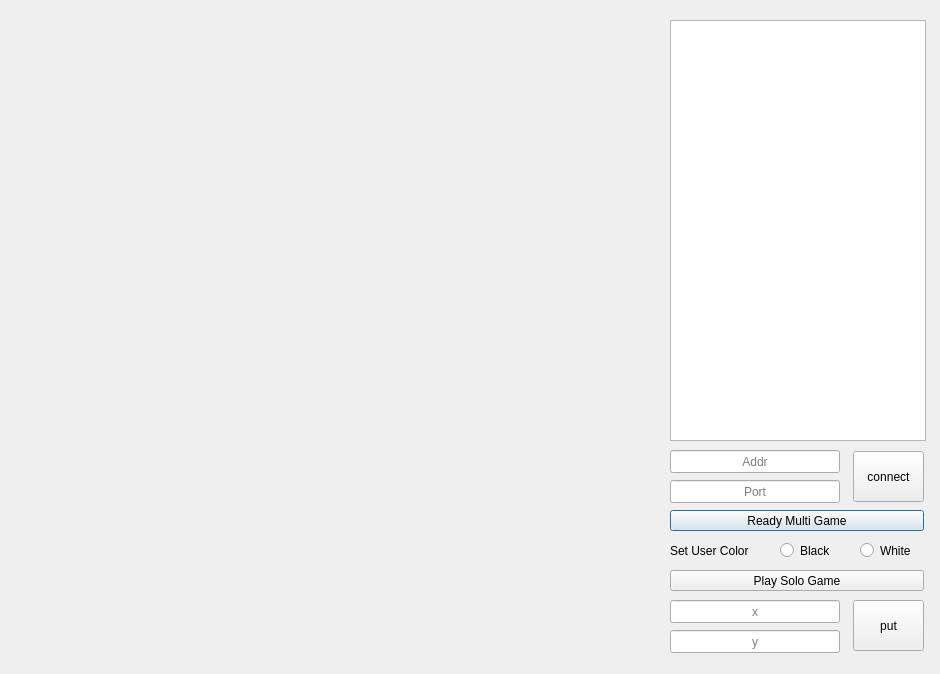
<?xml version="1.0" encoding="UTF-8"?>
<ui version="4.0">
 <class>Dialog</class>
 <widget class="QDialog" name="Dialog">
  <property name="geometry">
   <rect>
    <x>0</x>
    <y>0</y>
    <width>940</width>
    <height>674</height>
   </rect>
  </property>
  <property name="windowTitle">
   <string>gomoku</string>
  </property>
  <widget class="QPushButton" name="pushButton_ready">
   <property name="geometry">
    <rect>
     <x>670</x>
     <y>510</y>
     <width>254</width>
     <height>21</height>
    </rect>
   </property>
   <property name="text">
    <string>Ready Multi Game</string>
   </property>
  </widget>
  <widget class="QTextBrowser" name="textBrowser_log">
   <property name="geometry">
    <rect>
     <x>670</x>
     <y>20</y>
     <width>256</width>
     <height>421</height>
    </rect>
   </property>
  </widget>
  <widget class="QLineEdit" name="lineEdit_addr">
   <property name="geometry">
    <rect>
     <x>670</x>
     <y>450</y>
     <width>170</width>
     <height>23</height>
    </rect>
   </property>
   <property name="text">
    <string/>
   </property>
   <property name="alignment">
    <set>Qt::AlignCenter</set>
   </property>
   <property name="placeholderText">
    <string>Addr</string>
   </property>
  </widget>
  <widget class="QPushButton" name="pushButton_connect">
   <property name="geometry">
    <rect>
     <x>853</x>
     <y>451</y>
     <width>71</width>
     <height>51</height>
    </rect>
   </property>
   <property name="text">
    <string>connect</string>
   </property>
  </widget>
  <widget class="QLineEdit" name="lineEdit_port">
   <property name="geometry">
    <rect>
     <x>670</x>
     <y>480</y>
     <width>170</width>
     <height>23</height>
    </rect>
   </property>
   <property name="text">
    <string/>
   </property>
   <property name="alignment">
    <set>Qt::AlignCenter</set>
   </property>
   <property name="placeholderText">
    <string>Port</string>
   </property>
  </widget>
  <widget class="QPushButton" name="pushButton_put">
   <property name="geometry">
    <rect>
     <x>853</x>
     <y>600</y>
     <width>71</width>
     <height>51</height>
    </rect>
   </property>
   <property name="text">
    <string>put</string>
   </property>
  </widget>
  <widget class="QLineEdit" name="lineEdit_y">
   <property name="geometry">
    <rect>
     <x>670</x>
     <y>630</y>
     <width>170</width>
     <height>23</height>
    </rect>
   </property>
   <property name="text">
    <string/>
   </property>
   <property name="alignment">
    <set>Qt::AlignCenter</set>
   </property>
   <property name="placeholderText">
    <string>y</string>
   </property>
  </widget>
  <widget class="QLineEdit" name="lineEdit_x">
   <property name="geometry">
    <rect>
     <x>670</x>
     <y>600</y>
     <width>170</width>
     <height>23</height>
    </rect>
   </property>
   <property name="text">
    <string/>
   </property>
   <property name="alignment">
    <set>Qt::AlignCenter</set>
   </property>
   <property name="placeholderText">
    <string>x</string>
   </property>
  </widget>
  <widget class="QPushButton" name="pushButton_play">
   <property name="geometry">
    <rect>
     <x>670</x>
     <y>570</y>
     <width>254</width>
     <height>21</height>
    </rect>
   </property>
   <property name="text">
    <string>Play Solo Game</string>
   </property>
  </widget>
  <widget class="QLabel" name="label_bg">
   <property name="geometry">
    <rect>
     <x>10</x>
     <y>20</y>
     <width>640</width>
     <height>640</height>
    </rect>
   </property>
   <property name="text">
    <string/>
   </property>
   <property name="pixmap">
    <pixmap resource="resource/resource.qrc">:/bg/board.jpg</pixmap>
   </property>
  </widget>
  <widget class="QRadioButton" name="radioButton_black">
   <property name="geometry">
    <rect>
     <x>780</x>
     <y>540</y>
     <width>61</width>
     <height>21</height>
    </rect>
   </property>
   <property name="text">
    <string>Black</string>
   </property>
  </widget>
  <widget class="QRadioButton" name="radioButton_white">
   <property name="geometry">
    <rect>
     <x>860</x>
     <y>540</y>
     <width>61</width>
     <height>21</height>
    </rect>
   </property>
   <property name="text">
    <string>White</string>
   </property>
  </widget>
  <widget class="QLabel" name="label">
   <property name="geometry">
    <rect>
     <x>670</x>
     <y>540</y>
     <width>91</width>
     <height>21</height>
    </rect>
   </property>
   <property name="text">
    <string>Set User Color</string>
   </property>
  </widget>
 </widget>
 <tabstops>
  <tabstop>textBrowser_log</tabstop>
  <tabstop>lineEdit_addr</tabstop>
  <tabstop>lineEdit_port</tabstop>
  <tabstop>pushButton_connect</tabstop>
  <tabstop>pushButton_ready</tabstop>
  <tabstop>radioButton_black</tabstop>
  <tabstop>radioButton_white</tabstop>
  <tabstop>pushButton_play</tabstop>
  <tabstop>lineEdit_x</tabstop>
  <tabstop>lineEdit_y</tabstop>
  <tabstop>pushButton_put</tabstop>
 </tabstops>
 <resources>
  <include location="resource/resource.qrc"/>
 </resources>
 <connections/>
</ui>
